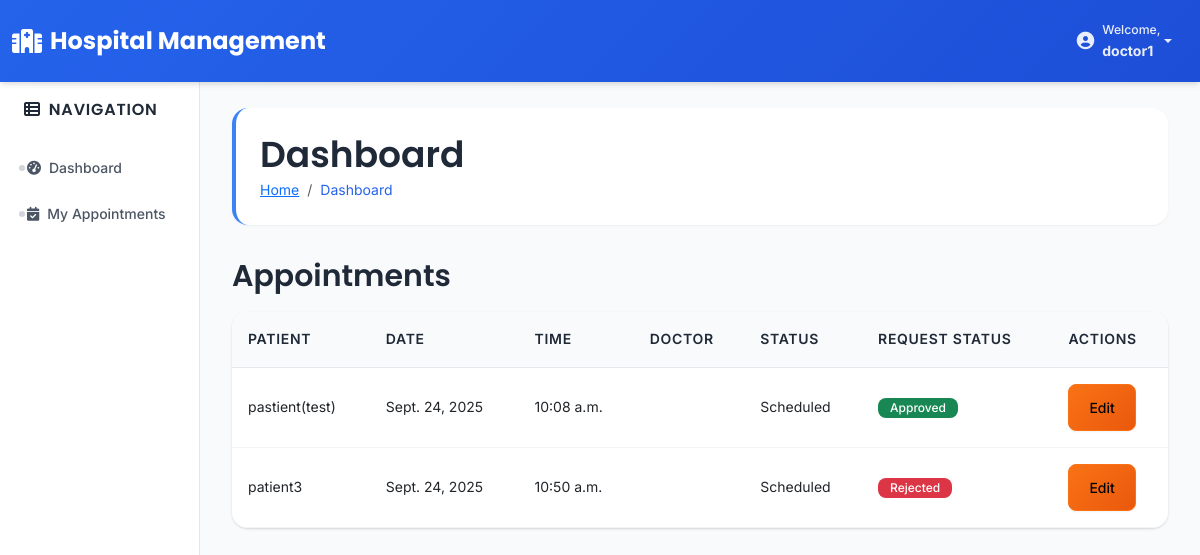
The page /appointments/ (signed in) on the database as committed earlier.
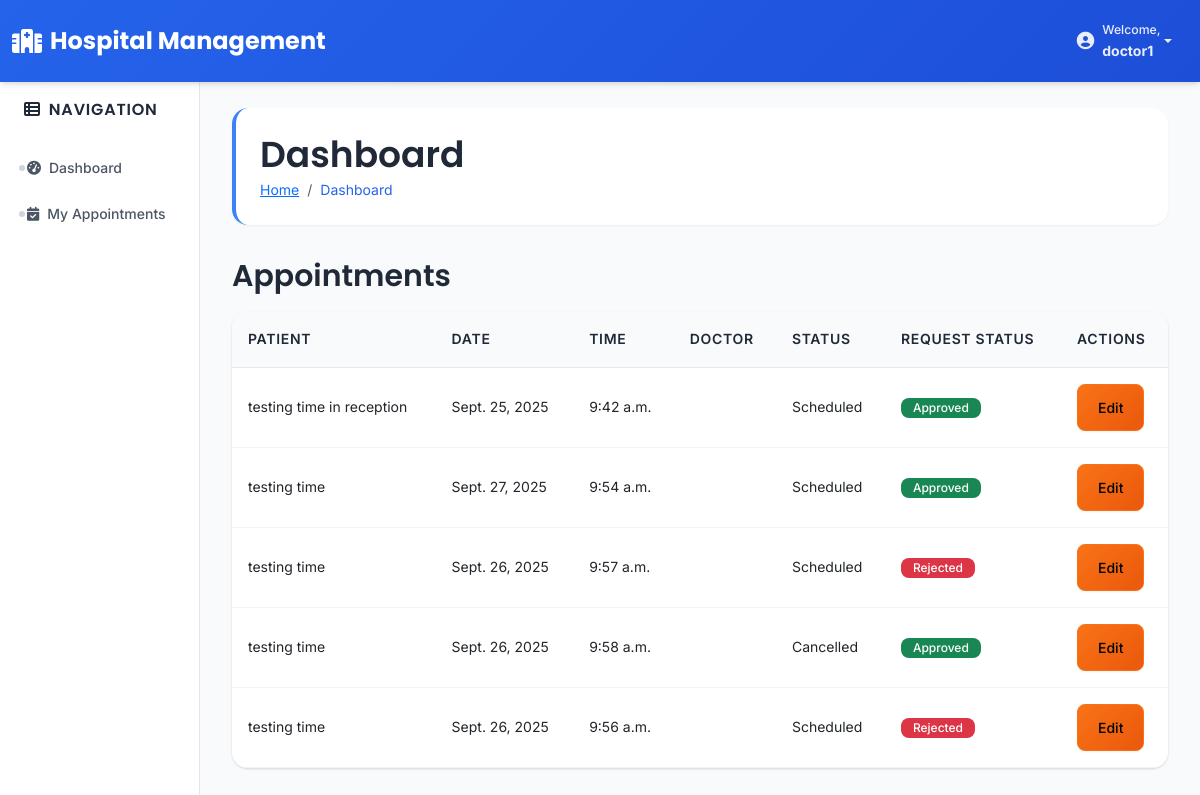
The same page on the database as committed later.
### appointments/models.py (models this page shows, shortened)
class Appointment(models.Model):
    patient = models.ForeignKey(Patient, on_delete=models.CASCADE)
    doctor = models.ForeignKey(Doctor, on_delete=models.CASCADE)
    date = models.DateField()
    time = models.TimeField()
    status = models.CharField(max_length=20, choices=STATUS_CHOICES, default='Scheduled')
    reason = models.TextField(null=True, blank=True)
    request_status = models.CharField(max_length=20, choices=REQUEST_STATUS_CHOICES, default='Pending')

### patients/models.py (models this page shows, shortened)
class Patient(models.Model):
    user = models.OneToOneField(
        CustomUser,
        on_delete=models.CASCADE,
        related_name='patient_profile',
        null=True,
        blank=True
    )
    name = models.CharField(max_length=100)
    age = models.IntegerField(null=True, blank=True)
    gender = models.CharField(max_length=20, choices=[
        ('Male','Male'),
        ('Female','Female'),
        ('Others','Others'),
        ('Prefer not to say','Prefer not to say')
    ])
    contact = models.CharField(max_length=15)
    address = models.TextField()
    created_at = models.DateTimeField(auto_now_add=True)
    username = models.CharField(max_length=150, unique=True, null=True, blank=True)  # new field
    phone = models.CharField(max_length=15, null=True, blank=True)

### appointments/views.py (the view, shortened to what this page needs)
# urls.py: path('', views.appointment_list, name='appointment_list'),
@login_required
def appointment_list(request):
    if request.user.role in ['admin', 'receptionist']:
        appointments = Appointment.objects.all()
    elif request.user.role == 'doctor':
        if hasattr(request.user, 'doctor_profile'):
            appointments = Appointment.objects.filter(doctor=request.user.doctor_profile)
        else:
            messages.error(request, "Doctor profile not found.")
            return redirect('dashboard')
    else:
        messages.error(request, "Access denied")
        return redirect('dashboard')
    return render(request, 'appointments/appointment_list.html', {
        'appointments': appointments
    })

### templates/appointments/appointment_list.html (shortened to what this page needs)
{% extends 'base.html' %}
{% load static %}
{% block content %}
<h2>Appointments</h2>
<table class="table">
    <thead>
        <tr>
            <th>Patient</th>
            <th>Date</th>
            <th>Time</th>
            <th>Doctor</th>
            <th>Status</th>
            <th>Request Status</th>
            {% if user.role == 'admin' or user.role == 'receptionist' or user.role == 'doctor' %}
            <th>Actions</th>
            {% endif %}
        </tr>
    </thead>
    <tbody>
        {% for appointment in appointments %}
        <tr>
            <td>{{ appointment.patient.name }}</td>
            <td>{{ appointment.date }}</td>
            <td>{{ appointment.time }}</td>
            <td>{{ appointment.doctor.name }}</td>
            <td>{{ appointment.status }}</td>
            <td>
                {% if appointment.request_status == "Pending" %}
                    <span class="badge bg-warning">{{ appointment.request_status }}</span>
                {% elif appointment.request_status == "Approved" %}
                    <span class="badge bg-success">{{ appointment.request_status }}</span>
                {% elif appointment.request_status == "Rejected" %}
                    <span class="badge bg-danger">{{ appointment.request_status }}</span>
                {% endif %}
            </td>
            {% if user.role == 'admin' or user.role == 'receptionist' %}
            <td>
                <a href="{% url 'appointments:edit_appointment' appointment.pk %}" class="btn btn-sm btn-warning">Edit</a>
                <a href="{% url 'appointments:delete_appointment' appointment.pk %}" class="btn btn-sm btn-danger">Delete</a>
            </td>
            {% elif user.role == 'doctor' %}
            <td>
                <a href="{% url 'appointments:edit_appointment' appointment.pk %}" class="btn btn-sm btn-warning">Edit</a>
            </td>
            {% endif %}
        </tr>
        {% empty %}
        <tr>
            <td colspan="7">No appointments found.</td>
        </tr>
        {% endfor %}
    </tbody>
</table>
{% endblock %}

Rows that differ between the two databases and show on the page:
removed Appointment: patient.name "pastient(test)", date "Sept. 24, 2025", time "10:08 a.m.", status "Scheduled", request_status "Approved"
removed Appointment: patient.name "patient3", date "Sept. 24, 2025", time "10:50 a.m.", status "Scheduled", request_status "Rejected"
added Appointment: patient.name "testing time in reception", date "Sept. 25, 2025", time "9:42 a.m.", status "Scheduled", request_status "Approved"
added Appointment: patient.name "testing time", date "Sept. 27, 2025", time "9:54 a.m.", status "Scheduled", request_status "Approved"
added Appointment: patient.name "testing time", date "Sept. 26, 2025", time "9:57 a.m.", status "Scheduled", request_status "Rejected"
added Appointment: patient.name "testing time", date "Sept. 26, 2025", time "9:58 a.m.", status "Cancelled", request_status "Approved"
added Appointment: patient.name "testing time", date "Sept. 26, 2025", time "9:56 a.m.", status "Scheduled", request_status "Rejected"
